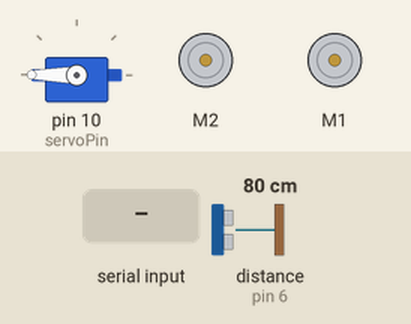
Recording of a sketch running on a simulated Arduino Uno, built with avr-gcc and run on an emulated ATmega328P. Shown: servo, 2 × DC motor (green arrow = forward, orange = backward, longer = faster). Wiring (inferred from the names in the program): ultrasonic range finder: trigger pin 7; echo pin 6. The test bench sets the inputs (shaded band); at power-on: distance to the obstacle (sensor on pin 6) 80 cm. The echo pulse lasts 58.3 µs per cm.

Above: at 1.2 s.
1.3 s: "F" received over Serial
At 2.5 s:
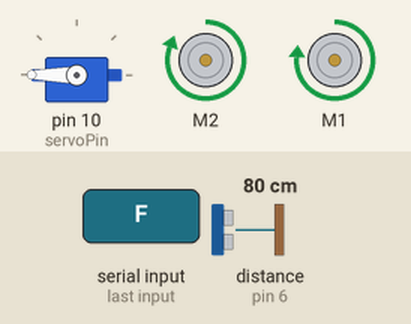
2.8 s: byte 50 ('2') received over Serial
At 3.7 s:
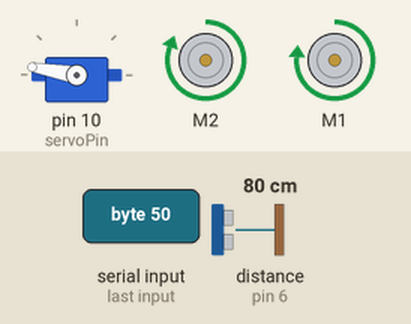
4.3 s: byte 51 ('3') received over Serial
At 4.8 s:
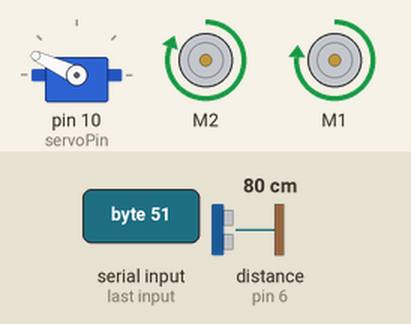
5.8 s: byte 53 ('5') received over Serial
At 7.0 s:
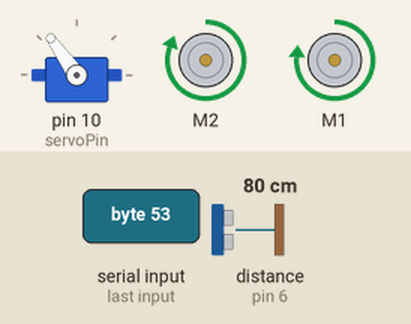
7.3 s: "B" received over Serial
At 8.3 s:
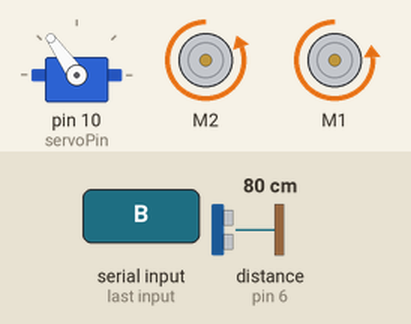
8.8 s: byte 49 ('1') received over Serial
At 9.5 s:
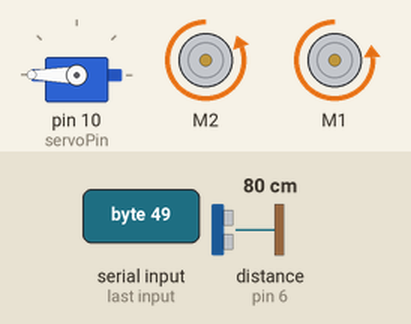
Timing chart, 0 to 11.3 s (numbered marks = the images above; inputs shaded):
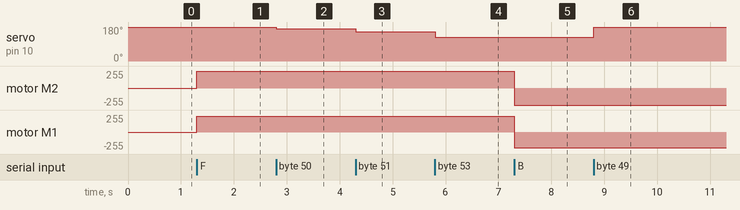

Measured:
- after the input at 1.3 s, motor M2: stopped → forward 255/255 at once; motor M1: stopped → forward 238/255 at once
- after the input at 2.8 s, servo on pin 10 (servoPin): 180° → 170° at once
- after the input at 4.3 s, servo on pin 10 (servoPin): 170° → 155° at once
- after the input at 5.8 s, servo on pin 10 (servoPin): 155° → 125° at once
- after the input at 7.3 s, motor M2: forward 255/255 → backward 255/255 at once; motor M1: forward 238/255 → backward 238/255 at once
- after the input at 8.8 s, servo on pin 10 (servoPin): 125° → 180° at once

The sketch:

main.ino
```cpp
//Servo correction


//libraries
#include <Wire.h>
#include <Adafruit_MotorShield.h>
#include "utility/Adafruit_MS_PWMServoDriver.h"
#include <Servo.h>

//motorshield objects
Adafruit_MotorShield AFMS = Adafruit_MotorShield();
Adafruit_DCMotor *left = AFMS.getMotor(1);
Adafruit_DCMotor *right = AFMS.getMotor(2);
Servo turret;

//motorshield variables
const int leftDefaultSpeed = 238;
const int rightDefaultSpeed = 255;
const int servoPin = 10;

int rightSpeed = rightDefaultSpeed;
int leftSpeed = leftDefaultSpeed;

bool autoSlow = false;


//bluetooth variables
char blueToothVal = "S";
char lastValue;

//Ultrasonic sensor variables
const int pingPin = 7;
const int echoPin = 6;
long duration, cm;

//function for converting microseconds to centimeters
long microsecondsToCentimeters(long microseconds) {
  return microseconds / 29 / 2;
}


//startup

void setup(){

    //start connections
    Serial.begin(115200);
    AFMS.begin();

    //set pinModes
    pinMode(pingPin, OUTPUT);
    pinMode(echoPin, INPUT);
    //attach servo
    turret.attach(servoPin);
    //return servo to starting possition (170)
    turret.write(180);

}

//main fucntion

void loop(){

//measure distance using ultrasonic sensor
digitalWrite(pingPin, LOW);
delayMicroseconds(2);
digitalWrite(pingPin, HIGH);
delayMicroseconds(10);
digitalWrite(pingPin, LOW);
duration = pulseIn(echoPin, HIGH);

//convert microseconds to centimeters
cm = microsecondsToCentimeters(duration);

if (cm < 30 && autoSlow == true)
{
  leftSpeed = leftDefaultSpeed - 130;
  rightSpeed = rightDefaultSpeed - 130;
}
  else
  {
    leftSpeed = leftDefaultSpeed;
    rightSpeed = rightDefaultSpeed;
  }


//check if the serial port is available, if it is then it'll grab the value from the bluetooth transciever

if(Serial.available())
{
    blueToothVal=Serial.read();
}

//if serial connection isn't available then it'll retry to read it


    switch (blueToothVal)
{

//forward
case 'F':
    right->setSpeed(rightSpeed);
    left->setSpeed(leftSpeed);
    right->run(FORWARD);
    left->run(FORWARD);
    break;

//backward
case 'B':
    right->setSpeed(rightSpeed);
    left->setSpeed(leftSpeed);
    right->run(BACKWARD);
    left->run(BACKWARD);
    break;

//left
case 'L':
    right->setSpeed(rightSpeed);
    left->setSpeed(leftSpeed);
    right->run(FORWARD);
    left->run(BACKWARD);
    break;

//right
case 'R':
    right->setSpeed(rightSpeed);
    left->setSpeed(leftSpeed);
    right->run(BACKWARD);
    left->run(FORWARD);
    break;

//forward right
case 'G':
    right->setSpeed(rightSpeed);
    left->setSpeed(leftSpeed - 100);
    right->run(FORWARD);
    left->run(FORWARD);
    break;

//forward left
case 'I':
    right->setSpeed(rightSpeed - 100);
    left->setSpeed(leftSpeed);
    right->run(FORWARD);
    left->run(FORWARD);
    break;

//backward right
case 'J':
    right->setSpeed(rightSpeed - 100);
    left->setSpeed(leftSpeed);
    right->run(BACKWARD);
    left->run(BACKWARD);
    break;

//backward left
case 'H':
    right->setSpeed(rightSpeed);
    left->setSpeed(leftSpeed - 100);
    right->run(BACKWARD);
    left->run(BACKWARD);
    break;

//stop
case 'S':
    right->run(RELEASE);
    left->run(RELEASE);
    break;

//Slow mode on
case 'X':
    autoSlow = true;
    break;

//slow mode off
case 'x':
    autoSlow = false;
    break;


//turret positions
case '1':
    turret.write(180);

    break;

case '2':
    turret.write(170);

    break;

case '3':
    turret.write(155);

    break;

case '4':
    turret.write(140);

    break;

case '5':
    turret.write(125);

    break;

case '6':
    turret.write(110);

    break;

case '7':
    turret.write(95);

    break;

case '8':
    turret.write(80);
    break;

case '9':
    turret.write(65);

    break;

case 'q':
    turret.write(50);

    break;
}

    }
```

main.cpp
```cpp
//Servo correction


//libraries
#include <Arduino.h>
#include <Wire.h>
#include <Adafruit_MotorShield.h>
#include "utility/Adafruit_MS_PWMServoDriver.h"
#include <Servo.h>

//motorshield objects
Adafruit_MotorShield AFMS = Adafruit_MotorShield();
Adafruit_DCMotor *left = AFMS.getMotor(1);
Adafruit_DCMotor *right = AFMS.getMotor(2);
Servo turret;

//motorshield variables
const int leftDefaultSpeed = 238;
const int rightDefaultSpeed = 255;
const int servoPin = 10;

int rightSpeed = rightDefaultSpeed;
int leftSpeed = leftDefaultSpeed;

bool autoSlow = false;


//bluetooth variables
char blueToothVal = "S";
char lastValue;

//Ultrasonic sensor variables
const int pingPin = 7;
const int echoPin = 6;
long duration, cm;

//function for converting microseconds to centimeters
long microsecondsToCentimeters(long microseconds) {
  return microseconds / 29 / 2;
}


//startup

void setup(){

    //start connections
    Serial.begin(115200);
    AFMS.begin();

    //set pinModes
    pinMode(pingPin, OUTPUT);
    pinMode(echoPin, INPUT);
    //attach servo
    turret.attach(servoPin);
    //return servo to starting possition (170)
    turret.write(180);

}

//main fucntion

void loop(){

//measure distance using ultrasonic sensor
digitalWrite(pingPin, LOW);
delayMicroseconds(2);
digitalWrite(pingPin, HIGH);
delayMicroseconds(10);
digitalWrite(pingPin, LOW);
duration = pulseIn(echoPin, HIGH);

//convert microseconds to centimeters
cm = microsecondsToCentimeters(duration);

if (cm < 30 && autoSlow == true)
{
  leftSpeed = leftDefaultSpeed - 130;
  rightSpeed = rightDefaultSpeed - 130;
}
  else
  {
    leftSpeed = leftDefaultSpeed;
    rightSpeed = rightDefaultSpeed;
  }


//check if the serial port is available, if it is then it'll grab the value from the bluetooth transciever

if(Serial.available())
{
    blueToothVal=Serial.read();
}

//if serial connection isn't available then it'll retry to read it


    switch (blueToothVal)
{

//forward
case 'F':
    right->setSpeed(rightSpeed);
    left->setSpeed(leftSpeed);
    right->run(FORWARD);
    left->run(FORWARD);
    break;

//backward
case 'B':
    right->setSpeed(rightSpeed);
    left->setSpeed(leftSpeed);
    right->run(BACKWARD);
    left->run(BACKWARD);
    break;

//left
case 'L':
    right->setSpeed(rightSpeed);
    left->setSpeed(leftSpeed);
    right->run(FORWARD);
    left->run(BACKWARD);
    break;

//right
case 'R':
    right->setSpeed(rightSpeed);
    left->setSpeed(leftSpeed);
    right->run(BACKWARD);
    left->run(FORWARD);
    break;

//forward right
case 'G':
    right->setSpeed(rightSpeed);
    left->setSpeed(leftSpeed - 100);
    right->run(FORWARD);
    left->run(FORWARD);
    break;

//forward left
case 'I':
    right->setSpeed(rightSpeed - 100);
    left->setSpeed(leftSpeed);
    right->run(FORWARD);
    left->run(FORWARD);
    break;

//backward right
case 'J':
    right->setSpeed(rightSpeed - 100);
    left->setSpeed(leftSpeed);
    right->run(BACKWARD);
    left->run(BACKWARD);
    break;

//backward left
case 'H':
    right->setSpeed(rightSpeed);
    left->setSpeed(leftSpeed - 100);
    right->run(BACKWARD);
    left->run(BACKWARD);
    break;

//stop
case 'S':
    right->run(RELEASE);
    left->run(RELEASE);
    break;

//Slow mode on
case 'X':
    autoSlow = true;
    break;

//slow mode off
case 'x':
    autoSlow = false;
    break;


//turret positions
case '1':
    turret.write(180);

    break;

case '2':
    turret.write(170);

    break;

case '3':
    turret.write(155);

    break;

case '4':
    turret.write(140);

    break;

case '5':
    turret.write(125);

    break;

case '6':
    turret.write(110);

    break;

case '7':
    turret.write(95);

    break;

case '8':
    turret.write(80);
    break;

case '9':
    turret.write(65);

    break;

case 'q':
    turret.write(50);

    break;
}

    }
```
